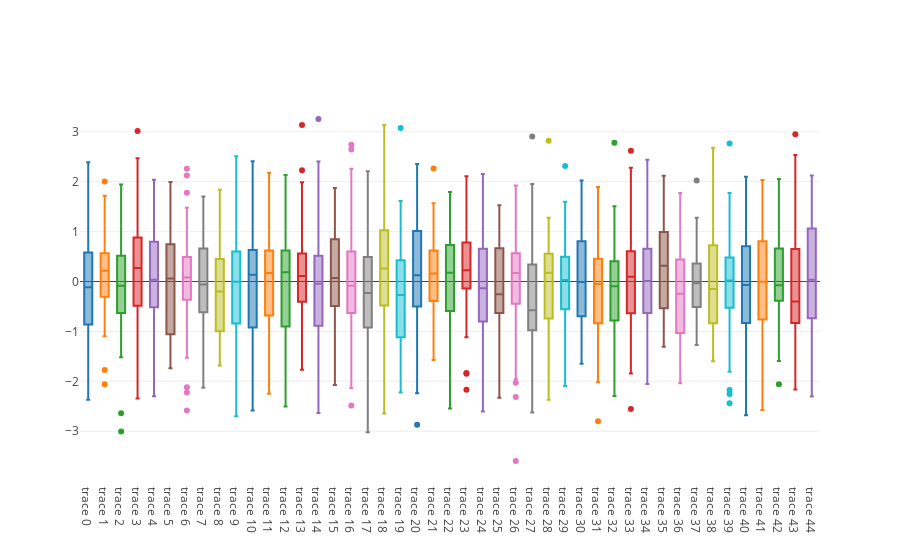

Here is the notebook cell this chart was saved with:
### Code cell
iplot([Box(y = np.random.randn(50), showlegend=False) for i in range(45)], show_link=False)
